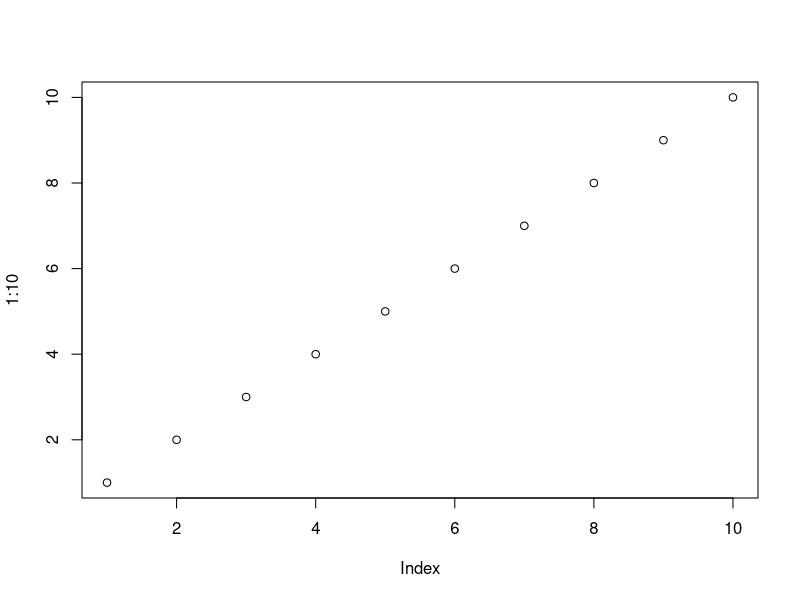
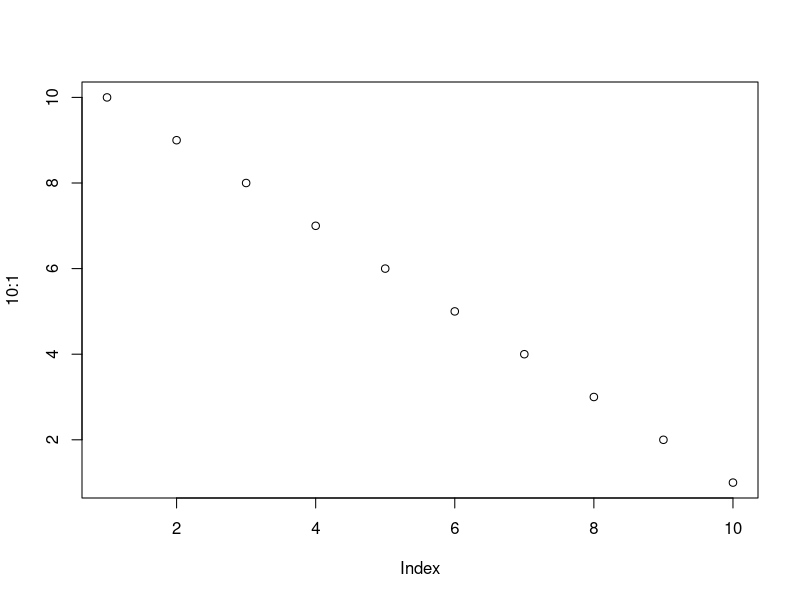
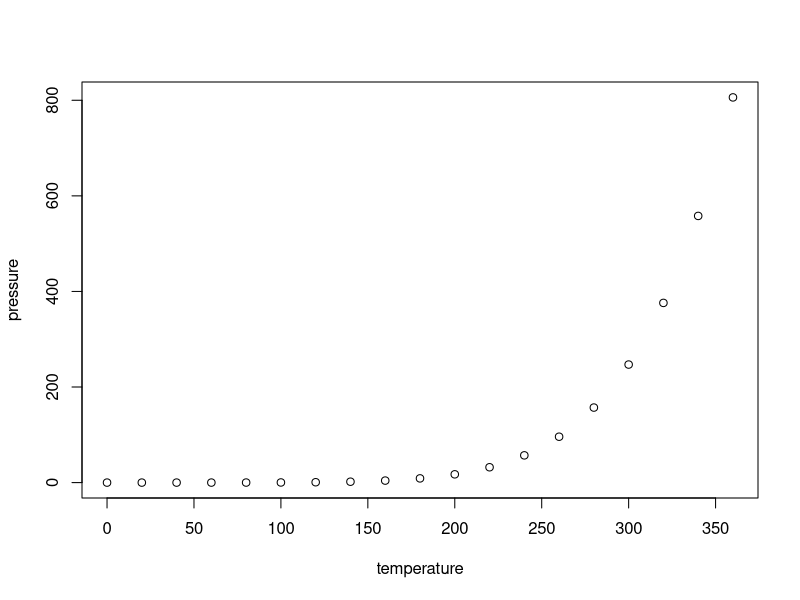

The R script that drew these images, in order:
## ---- chunk 1
plot(1:10)
plot(10:1)
## ---- chunk 2
knitr::kable(mtcars)
## ---- chunk 3
summary(cars)
## ---- chunk 4
plot(pressure)
